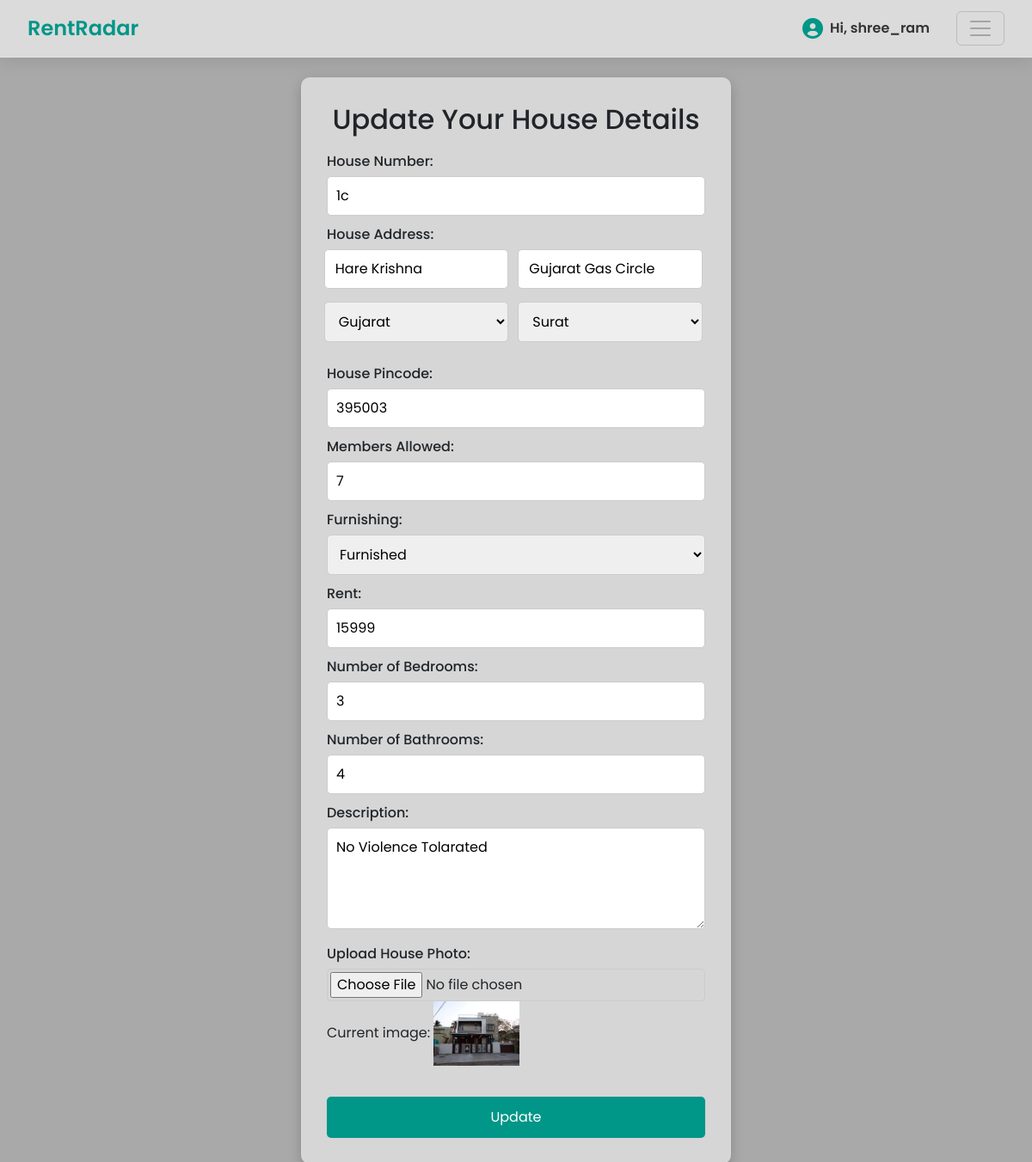
Screenshot of /updatehouse.php?pid=17 (signed in) with the database file from the repository.
### tables this page shows
CREATE TABLE `tbl_house` (
  `house_id` int(11) NOT NULL,
  `house_num` varchar(15) NOT NULL,
  `soc_name` varchar(20) NOT NULL,
  `landmark` varchar(30) NOT NULL,
  `state` varchar(20) NOT NULL,
  `city` varchar(20) NOT NULL,
  `pincode` int(6) NOT NULL,
  `members` int(10) NOT NULL,
  `furnishing` varchar(15) NOT NULL,
  `rent` int(20) NOT NULL,
  `num_bed` int(10) NOT NULL,
  `num_bath` int(10) NOT NULL,
  `description` varchar(50) NOT NULL,
  `img` varchar(10000) NOT NULL,
  `owner_id` int(20) NOT NULL
);

### updatehouse.php (the view, shortened to what this page needs)
<?php
include("connect.php");
if (isset($_GET['pid'])) {
    $sel = "select * from tbl_house where house_id=$_GET[pid]";
    $res = mysqli_query($connect, $sel);
    $house = mysqli_fetch_assoc($res);
}
?>
<!DOCTYPE html>
<html lang="en">
<head>
</head>
<body style="background-color: darkgray;">
    <?php include("owner_nav.php"); ?>
    <div class="form-container">
        <h2>Update Your House Details</h2>
        <form action="" method="POST" id="updateForm" enctype="multipart/form-data">
            <label for="houseNumber">House Number:</label>
            <input type="text" id="houseNumber" name="houseNumber" value="<?php echo $house['house_num']; ?>" required>
            <label for="societyName">House Address:</label>
            <div class="row">
                <input type="text" id="societyName" name="societyName" value="<?php echo $house['soc_name']; ?>" required>
                <input type="text" id="landmark" name="landmark" value="<?php echo $house['landmark']; ?>" required>
            </div>
            <div class="row">
                <select id="state" name="state" required onchange="updateCityDropdown()">
                    <option value="Gujarat" <?php echo $house['state'] == 'Gujarat' ? 'selected' : ''; ?>>Gujarat</option>
                </select>
                <select id="city" name="city" required>
                    <option value="">Select City</option>
                </select>
            </div>
            <label for="pincode">House Pincode:</label>
            <input type="number" id="pincode" name="pincode" value="<?php echo $house['pincode']; ?>" required>
            <label for="membersAllowed">Members Allowed:</label>
            <input type="number" id="membersAllowed" name="membersAllowed" value="<?php echo $house['members']; ?>" required>
            <label for="houseNumber">Furnishing:</label>
            <select id="furnish" name="furnish" required>
                <option value="Furnished" <?php echo $house['furnishing'] == 'Furnished' ? 'selected' : ''; ?>>Furnished</option>
            </select>
            <label for="rent">Rent:</label>
            <input type="number" id="rent" name="rent" value="<?php echo $house['rent']; ?>" required>
            <label for="rent">Number of Bedrooms:</label>
            <input type="number" id="rent" name="num_beds" value="<?php echo $house['num_bed']; ?>" required>
            <label for="rent">Number of Bathrooms:</label>
            <input type="number" id="rent" name="num_bath" value="<?php echo $house['num_bath']; ?>" required>
            <label for="description">Description:</label>
            <textarea id="description" name="description" rows="4" required><?php echo $house['description']; ?></textarea>
            <label for="housePhoto">Upload House Photo:</label>
            <input type="file" id="housePhoto" name="uploadfile">
            <p>Current image: <img src="<?php echo $house['img']; ?>" width="100px"></p>
            <button type="submit" name="btnupdate">Update</button>
        </form>
    </div>
</body>
</html>

### updatehouse.php (style rules this page uses)
* { margin: 0; padding: 0; box-sizing: border-box; font-family: 'Poppins', sans-serif; }
body { padding-top: 52%; background-color: black; display: flex; justify-content: center; align-items: center; height: 100vh; }
.form-container { background-color: #ffffff87; padding: 30px; border-radius: 10px; box-shadow: 0 5px 15px rgba(0, 0, 0, 0.2); max-width: 500px; width: 100%; animation: fadeIn 1s ease-in-out; margin-top: 20px; }
h2 { text-align: center; margin-bottom: 20px; color: #333; }
label { display: block; margin-bottom: 5px; font-weight: 500; margin-top: 10px; }
input, textarea, select { width: 100%; padding: 10px; margin-bottom: 15px; border-radius: 5px; border: 1px solid #ccc; transition: border-color 0.3s; }
.form-container input[type="file"] { padding: 3px; }
.form-container button { width: 100%; padding: 12px; background-color: #009688; color: #fff; border: none; border-radius: 5px; font-size: 16px; cursor: pointer; transition: background-color 0.3s; margin-top: 20px; }
.row select, .row input { flex: 1; }
.row { display: flex; justify-content: space-between; gap: 11px; width: 102%; padding-left: 2%; margin-bottom: 15px; }

### owner_nav.php (style rules this page uses)
body, .navbar, .offcanvas-header, .offcanvas-body { font-family: 'Poppins', sans-serif; }

### rows the page displays
tbl_house: houseNumber "1c", societyName "Hare Krishna", landmark "Gujarat Gas Circle", state "Gujarat", pincode "395003", membersAllowed "7", furnish "Furnished", rent "15999", num_beds "3", num_bath "4", description "No Violence Tolarated", img (picture)

### other values shown
$_SESSION['owner_name'] "shree_ram"
